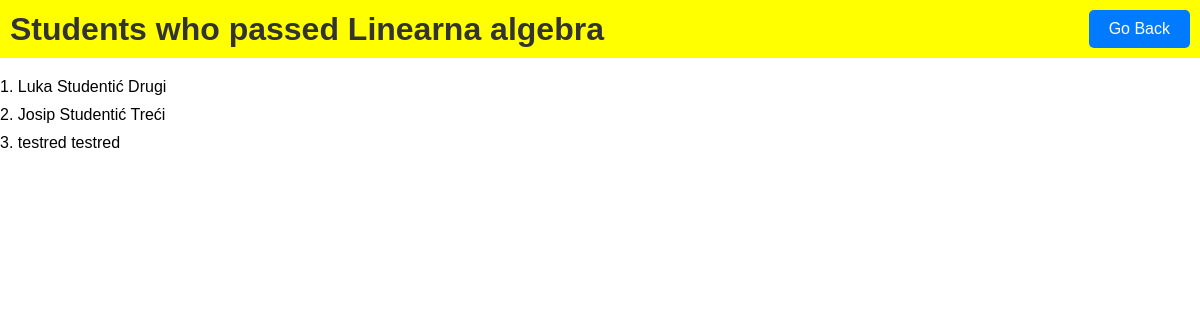
/passed_students_professor/1/, run on the app's committed database.
### app1/models.py (models this page shows, shortened)
class Predmeti(models.Model):
    IZBORNI_CHOICES = (
        ('True', 'Da'),
        ('False', 'Ne'),
    )
    name = models.CharField(max_length=50)
    kod = models.CharField(max_length=50)
    program = models.CharField(max_length=50)
    ects = models.IntegerField()
    sem_red = models.IntegerField()
    sem_izv = models.IntegerField()
    izborni = models.CharField(max_length=50, choices=IZBORNI_CHOICES)
    nositelj = models.ForeignKey(
        Professor,
        on_delete=models.CASCADE,
        limit_choices_to={'role__name': 'PROFESSOR'},
        default=None,
        null=True,
        blank=True
    )

class Enrollment(models.Model):
    STATUS_CHOICES = (
        ('not_enrolled', 'Not enrolled'),
        ('enrolled', 'Enrolled'),
        ('passed', 'Passed'),
        ('failed', 'Failed'),
    )
    student = models.ForeignKey(User, on_delete=models.CASCADE)
    subject = models.ForeignKey(Predmeti, on_delete=models.CASCADE)
    status = models.CharField(max_length=50, choices=STATUS_CHOICES, default='not_enrolled')
    from django.core.exceptions import ValidationError

class User(AbstractUser):
    objects = UserManager()
    STATUS = (
        ('none', 'None'),
        ('izv', 'izvanredni student'),
        ('red', 'redovni student')
    )
    role = models.ForeignKey(Role, on_delete=models.CASCADE)
    status = models.CharField(max_length=50, choices=STATUS)

### app1/views.py (the view)
# urls.py: path('passed_students_professor/<int:subject_id>/', passed_students_professor, name='passed_students_professor'),
def passed_students_professor(request, subject_id):
    subject = Predmeti.objects.get(id=subject_id)
    passed_students = Enrollment.objects.filter(subject=subject, status='passed')
    context = {
        'subject': subject,
        'passed_students': passed_students,
    }
    return render(request, 'passed_students.html', context)

### app1/templates/passed_students.html (shortened to what this page needs)
<!DOCTYPE html>
<html>
<head>
</head>
<body>
    <header>
        <h1>Students who passed {{ subject.name }}</h1>
        <a class="back-link" href="{% url 'professor_dashboard' %}">Go Back</a>
    </header>
    <ul>
        {% for student in passed_students %}
            <li>{{ forloop.counter }}. {{ student.student.first_name }} {{ student.student.last_name }}</li>
        {% empty %}
            <li>No students that have passed found.</li>
        {% endfor %}
    </ul>
</body>
</html>

### app1/templates/passed_students.html (style rules this page uses)
body { font-family: Arial, sans-serif; margin: 0; padding: 0px; }
header { display: flex; justify-content: space-between; align-items: center; background-color: yellow; padding: 10px; margin-bottom: 20px; }
h1 { color: #333; margin: 0; }
ul { list-style-type: none; padding: 0; margin: 0; }
li { margin-bottom: 10px; }
.back-link { display: inline-block; background-color: #007bff; color: #fff; padding: 10px 20px; border-radius: 5px; text-decoration: none; }

### data on the page
Predmeti: name "Linearna algebra"
Enrollment: student.first_name "Luka", student.last_name "Studentić Drugi"
Enrollment: student.first_name "Josip", student.last_name "Studentić Treći"
Enrollment: student.first_name "testred", student.last_name "testred"
